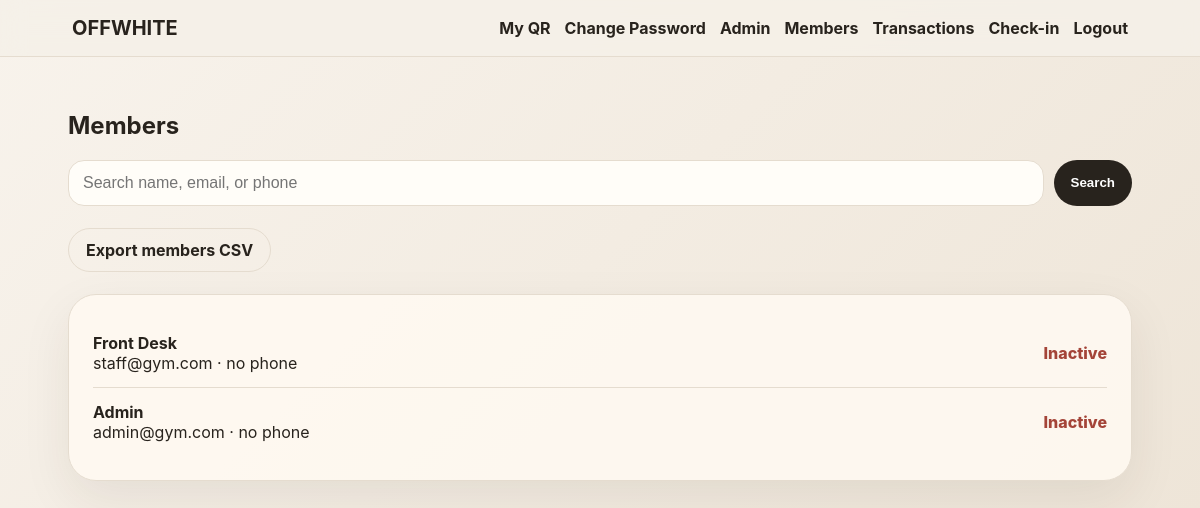
Screenshot of /admin/members (signed in) with the database file from the repository.
### app.py (models this page shows)
class User(db.Model):
    id = db.Column(db.Integer, primary_key=True)
    name = db.Column(db.String(120), nullable=False)
    email = db.Column(db.String(160), unique=True, nullable=False)
    phone = db.Column(db.String(30))
    password_hash = db.Column(db.String(255), nullable=False)
    role = db.Column(db.String(20), default='member') # member, staff, admin
    created_at = db.Column(db.DateTime, default=datetime.utcnow)
    membership_type = db.Column(db.String(30))
    membership_expiry = db.Column(db.DateTime)
    member_qr_token = db.Column(db.String(80), unique=True, default=lambda: uuid.uuid4().hex)
    payments = db.relationship('Payment', backref='user', lazy=True)

### app.py (the view)
@app.route('/admin/members')
@staff_required
def members():
    q = request.args.get('q','').strip()
    query = User.query
    if q:
        query = query.filter((User.name.ilike(f'%{q}%')) | (User.email.ilike(f'%{q}%')) | (User.phone.ilike(f'%{q}%')))
    return render_template('members.html', members=query.order_by(User.created_at.desc()).all(), q=q, now=datetime.utcnow())

### app.py (called while the page is built)
def current_user():
    uid = session.get('user_id')
    return User.query.get(uid) if uid else None

@app.context_processor
def inject_globals():
    return dict(current_user=current_user(), gym_name=GYM_NAME, payment_mode=PAYMENT_MODE, plans=PLANS)

def staff_required(fn):
    @wraps(fn)
    def wrapper(*args, **kwargs):
        u = current_user()
        if not u or u.role not in ['staff', 'admin']:
            flash('Staff access required.', 'danger')
            return redirect(url_for('home'))
        return fn(*args, **kwargs)
    return wrapper

### templates/members.html
{% extends 'base.html' %}{% block content %}<h2>Members</h2><form class="search"><input name="q" value="{{q}}" placeholder="Search name, email, or phone"><button class="btn">Search</button></form><div class="actions"><a class="btn ghost" href="{{url_for('export_members_csv')}}">Export members CSV</a></div><div class="card table">{% for m in members %}<div class="row"><a class="link" href="{{url_for('member_detail',user_id=m.id)}}"><div><b>{{m.name}}</b><br><span>{{m.email}} · {{m.phone or 'no phone'}}</span></div></a><span class="status {{'good' if m.membership_expiry and m.membership_expiry>now else 'bad'}}">{{'Active' if m.membership_expiry and m.membership_expiry>now else 'Inactive'}}</span>{% if current_user.role == 'admin' %}<a class="btn ghost" href="{{url_for('admin_reset_password',user_id=m.id)}}">Reset Password</a>{% endif %}</div>{% endfor %}</div>{% endblock %}

### static/style.css (style rules this page uses)
:root { --bg:#f5f0e8;--card:#fffaf2;--ink:#28231d;--muted:#7e7467;--line:#e5dccf;--accent:#8b6f47;--accent2:#2f3b2f;--bad:#a44438;--good:#326d4f }
* { box-sizing:border-box }
body { margin:0;background:linear-gradient(135deg,#f8f3ec,#eee5d8);color:var(--ink);font-family:-apple-system,BlinkMacSystemFont,"Segoe UI",Roboto,Arial,sans-serif }
a { color:var(--ink);text-decoration:none }
.pill,.btn { background:var(--ink);color:#fff!important;padding:11px 17px;border-radius:999px;border:0;display:inline-block;font-weight:750;cursor:pointer }
.btn.ghost { background:transparent;color:var(--ink)!important;border:1px solid var(--line) }
.hero-card,.card,.form-card,.metric { background:rgba(255,250,242,.88);border:1px solid var(--line);border-radius:28px;padding:24px;box-shadow:0 18px 50px rgba(48,35,20,.08) }
.actions { display:flex;gap:12px;flex-wrap:wrap;margin:22px 0 }
input,textarea,select { width:100%;padding:13px 14px;border-radius:16px;border:1px solid var(--line);background:#fffdf8;font-size:16px }
.status { font-weight:850 }
.bad { color:var(--bad) }
.row { display:flex;justify-content:space-between;align-items:center;gap:12px;padding:14px 0;border-bottom:1px solid var(--line) }
.row:last-child { border-bottom:0 }
.search { display:flex;gap:10px;margin-bottom:14px }

### rows the page displays
User: name "Front Desk", email "staff@gym.com", phone "no phone", membership_expiry "Inactive"
User: name "Admin", email "admin@gym.com", phone "no phone", membership_expiry "Inactive"

### other values shown
{{ gym_name }} "OFFWHITE"
